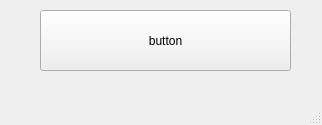
<?xml version="1.0" encoding="UTF-8"?>
<ui version="4.0">
 <class>MainWindow</class>
 <widget class="QMainWindow" name="MainWindow">
  <property name="geometry">
   <rect>
    <x>0</x>
    <y>0</y>
    <width>322</width>
    <height>125</height>
   </rect>
  </property>
  <property name="windowTitle">
   <string>MainWindow</string>
  </property>
  <widget class="QWidget" name="centralwidget">
   <widget class="QPushButton" name="pb">
    <property name="geometry">
     <rect>
      <x>40</x>
      <y>10</y>
      <width>251</width>
      <height>61</height>
     </rect>
    </property>
    <property name="text">
     <string>button</string>
    </property>
   </widget>
  </widget>
  <widget class="QMenuBar" name="menubar">
   <property name="geometry">
    <rect>
     <x>0</x>
     <y>0</y>
     <width>322</width>
     <height>21</height>
    </rect>
   </property>
  </widget>
  <widget class="QStatusBar" name="statusbar"/>
 </widget>
 <resources/>
 <connections/>
</ui>
